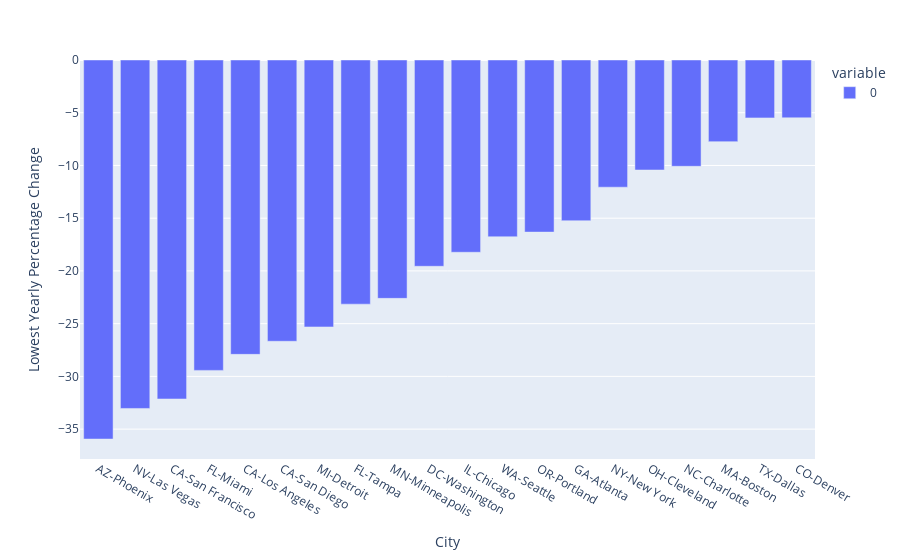

Source (notebook cell):
### Code cell
# Subsetting Case_Shiller_by_state_yearly into a new dataframe related to the great financial crisis and sorting it
# from the lowest to the highest percentage change
Case_Shiller_by_state_great_financial_crisis = Case_Shiller_by_state_yearly.loc['2007-12-01':'2009-07-01'].min().sort_values(ascending=True)
# Modifying the new dataframe index
Case_Shiller_by_state_great_financial_crisis.index = Case_Shiller_by_state_great_financial_crisis.index.str.replace('_yearly_change','')
Case_Shiller_by_state_great_financial_crisis
# Plotting a bar graph with Plotly
px.bar(Case_Shiller_by_state_great_financial_crisis).update_layout(xaxis_title='City', yaxis_title='Lowest Yearly Percentage Change')

### Figure 1 — Plotly figure (JSON) as saved in the notebook; plotly's stock layout.template omitted (floating-point values rounded to 4 significant figures)
{"data": [{"alignmentgroup": "True", "hovertemplate": "variable=0<br>index=%{x}<br>value=%{y}<extra></extra>", "legendgroup": "0", "marker": {"color": "#636efa", "pattern": {"shape": ""}}, "name": "0", "offsetgroup": "0", "orientation": "v", "showlegend": true, "textposition": "auto", "type": "bar", "x": ["AZ-Phoenix", "NV-Las Vegas", "CA-San Francisco", "FL-Miami", "CA-Los Angeles", "CA-San Diego", "MI-Detroit", "FL-Tampa", "MN-Minneapolis", "DC-Washington", "IL-Chicago", "WA-Seattle", "OR-Portland", "GA-Atlanta", "NY-New York", "OH-Cleveland", "NC-Charlotte", "MA-Boston", "TX-Dallas", "CO-Denver"], "xaxis": "x", "y": [-35.94, -33.04, -32.14, -29.43, -27.91, -26.67, -25.31, -23.15, -22.6, -19.56, -18.23, -16.76, -16.32, -15.24, -12.06, -10.43, -10.08, -7.74, -5.49, -5.48], "yaxis": "y"}], "layout": {"barmode": "relative", "legend": {"title": {"text": "variable"}, "tracegroupgap": 0}, "margin": {"t": 60}, "xaxis": {"anchor": "y", "domain": [0, 1], "title": {"text": "City"}}, "yaxis": {"anchor": "x", "domain": [0, 1], "title": {"text": "Lowest Yearly Percentage Change"}}}}
